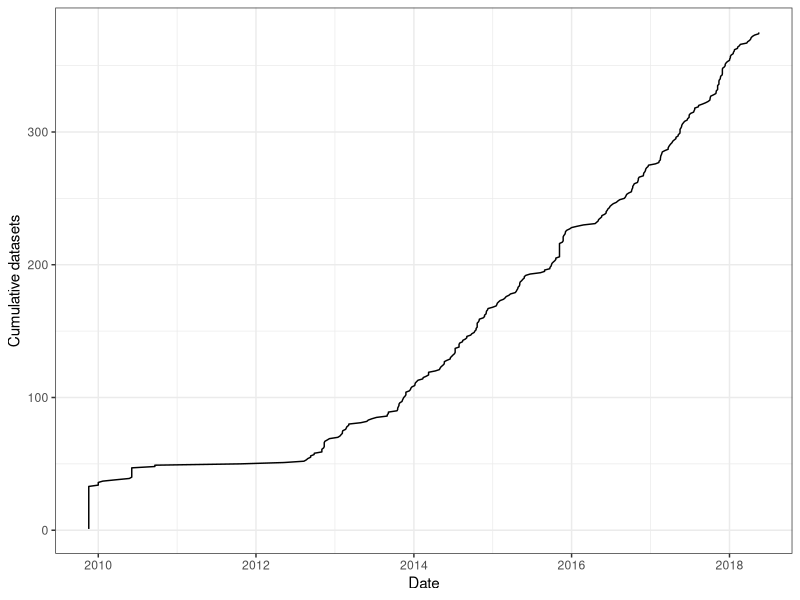

This figure's R source:
library(tidyverse)
library(lubridate)

funding_summary <- read_csv("funding_summary.csv")
funding_clean <- read_csv("funding_clean.csv")
pubDate_clean <- read_csv("pubDate_clean.csv")

fund_pubDate <- funding_clean %>% 
  na.omit() %>% 
  left_join(pubDate_clean, by = "file") %>% 
  mutate(funding_num = str_extract(funding, "[0-9]{5,7}"),
         pubDate = parse_date_time(pubDate,
                                   c('%Y','%Y-%m-%d'), exact = TRUE)) %>% 
  group_by(funding_num) %>% 
  summarize(min_pubDate = min(pubDate))

funding_summary_full <- funding_summary %>% 
  left_join(fund_pubDate, by = "funding_num") 

write_csv(funding_summary_full, "funding_summary_full.csv")

cplot <- funding_summary_full %>% 
  filter(!is.na(title), !is.na(min_pubDate)) %>% 
  arrange(min_pubDate) %>%
  mutate(count = 1,
         ccount = cumsum(count)) %>% 
  ggplot(aes(x = min_pubDate, y = ccount)) +
  geom_line() +
  xlab("Date") + ylab("Cumulative datasets") +
  theme_bw()
#auto-removed files without dates

ggsave("awards_over_time.png")
